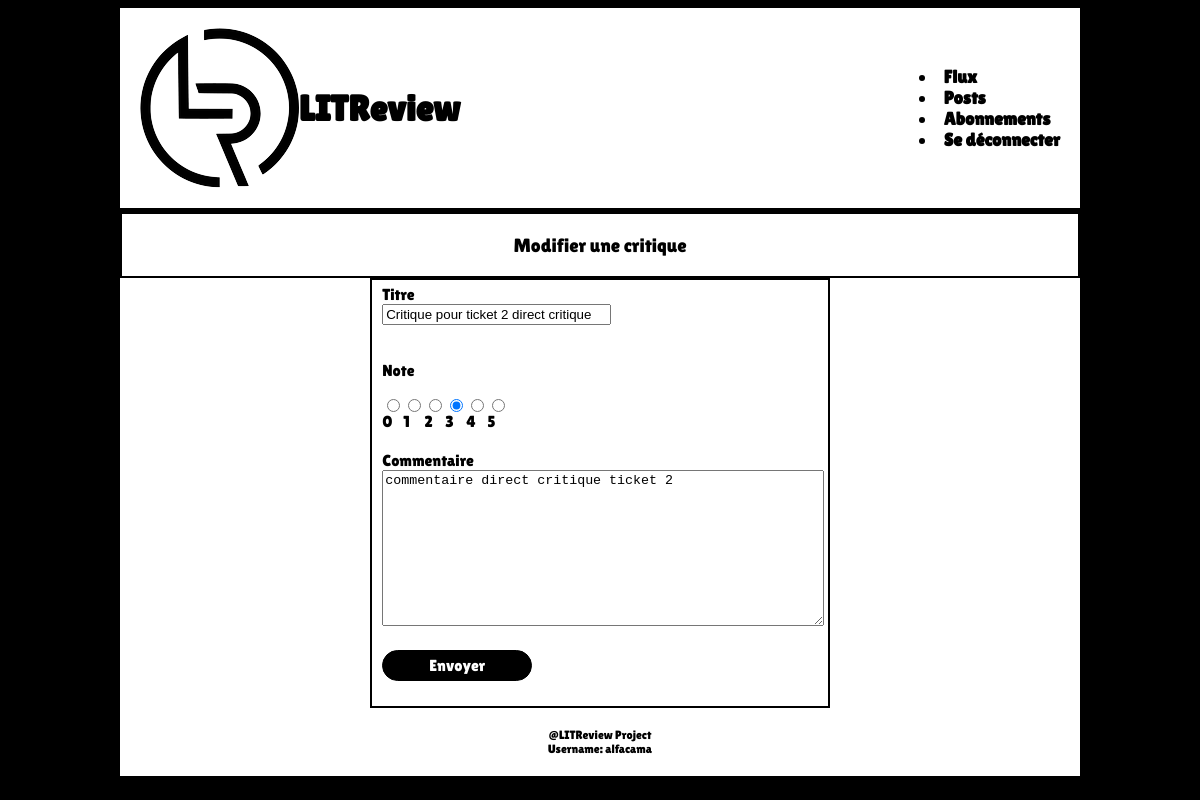
The page /ticket/33/edit (signed in) on the database its author committed.
### reviews/models.py (models this page shows, shortened)
class Review(models.Model):
    ticket = models.ForeignKey(to=Ticket, on_delete=models.CASCADE)
    rating = models.PositiveSmallIntegerField(
        validators=[MinValueValidator(0), MaxValueValidator(5)])
    headline = models.CharField(max_length=128)
    body = models.CharField(max_length=8192, blank=True)
    user = models.ForeignKey(
        to=settings.AUTH_USER_MODEL, on_delete=models.CASCADE)
    time_created = models.DateTimeField(auto_now_add=True)

### reviews/views.py (the view)
# urls.py: path('ticket/<int:ticket_id>/edit', reviews.views.edit_post, name='edit_post'),
def edit_post (request, ticket_id):
    try:
        obj = Ticket.objects.get(id=ticket_id)
        form = TicketForm
        html = "reviews/edit_ticket.html"
    except Ticket.DoesNotExist:
        obj = Review.objects.get(id=ticket_id)
        form = ReviewForm
        html = "reviews/edit_review.html"
    edit_form = form(instance=obj)
    if request.method == 'POST':
        edit_form = form(request.POST or None, request.FILES or None, instance=obj)
        if edit_form.is_valid():
            edit_form.save()
            return redirect("posts")
    context = {"edit_form": edit_form, "post": obj}
    return render(request, html, context=context)

### reviews/forms.py
class ReviewForm(forms.ModelForm):
    CHOICES = [(0, 0), (1, 1), (2, 2), (3, 3), (4, 4), (5, 5)]
    edit_review = forms.BooleanField(widget=forms.HiddenInput, initial=True)
    headline = forms.CharField(
        max_length=128,
        label='Titre',
        widget=forms.TextInput(attrs={'class': "xl-field"})
    )
    body = forms.CharField(
        max_length=2048,
        label='Commentaire',
        widget=forms.Textarea(attrs={'class': "xl-field"})
    )
    rating = forms.CharField(
        label='Note',
        widget=forms.RadioSelect(
            choices=CHOICES,
            attrs={'class': 'radio-block'}
            )
        )
    class Meta:
        model = models.Review
        fields = ['headline', 'rating', 'body']

### reviews/templates/reviews/edit_review.html (shortened to what this page needs)
{% extends 'base.html' %}
{% block content %}
    <div class="center-title">
        Modifier une critique
    </div>
    <div class="center-div">
        <form method="post" enctype="multipart/form-data">
            <div class="ticket-container">
                <div class="field-group">
                    <label for="title">Titre</label>
                    {{ edit_form.headline }}
                </div>
                <div>
                    <div>
                        <p>Note</p>
                    </div>
                    {{ edit_form.rating }}
                </div>
                <div class="field-group">
                    <label for="comment">Commentaire</label>
                    {{ edit_form.body }}
                </div>
                <div class="space-bottom">
                    <button class="action-button" type="submit">Envoyer</button>
                </div>
            </div>
        </form>
    </div>
{% endblock content %}

### reviews/templates/base.html (shortened to what this page needs)
{% load static %}
<!DOCTYPE html>
<html lang="fr">
<head>
    <link rel="stylesheet" href="{% static '/css/main.css' %}">
</head>
<body>
    <header class="navbar">
        <div class="navbar-left">
            <img src="{% static '/img/logo-sans-texte.png' %}" alt="logo">
            <h1 class="logo-title">LITReview</h1>
        </div>
        <div>
            <li><a href="{% url 'feed' %}" class="link">Flux</a></li>
            <li><a href="{% url 'posts' %}" class="link">Posts</a></li>
            <li><a href="{% url 'subscription' %}" class="link">Abonnements</a></li>
            {% if user.is_authenticated %}
                <li><a href="{% url 'logout' %}" class="link">Se déconnecter</a></li>
            {% endif %}
        </div>
    </header>
    <div class="base-content">
        {% block content %}{% endblock content %}
    </div>
    <footer>
        <div>
           @LITReview Project
        </div>
        Username: {{ user.username }}
    </footer>
</body>
</html>

### static/css/main.css (style rules this page uses)
body { background-color: black; max-width: 960px; margin-inline: auto; }
footer { background-color: white; border-bottom: solid 4px black; padding: 20px; font-family: 'lilita One', monospace; font-size: 1vw; display: flex; flex-direction: column; align-items: center; }
.navbar { background-color: white; border-bottom: solid 4px black; padding: 20px; font-family: 'lilita One', monospace; font-size: 1.5vw; display: flex; justify-content: space-between; align-items: center; }
.navbar-left { display: flex; align-items: center; margin-right: 10px; justify-content: space-between; }
.link { text-decoration: none; color: black; font-family: 'lilita One', monospace; font-weight: 900; }
.logo-title { font-family: 'lilita One', monospace; font-weight: 900; }
.center-title { background-color: white; border: solid 2px black; font-family: "lilita One", monospace; font-size: larger; display: flex; justify-content: center; align-items: center; padding: 20px; }
.space-bottom { margin-bottom: 20px; }
.action-button { background-color: black; text-decoration: none; text-align: center; width: 150px; color: white; font-size: 1em; border: solid 1px black; border-radius: 20px; font-family: "lilita One", monospace; padding: 5px 10px; }
.xl-field { width: 100%; }
.radio-block { display: flex; align-items: none; justify-content: space-around; flex-wrap: nowrap; list-style: none; }
.center-div { background-color: white; display: flex; flex-direction: column; justify-content: space-between; align-items: center; }
.ticket-container { background-color: white; border: solid 2px black; display: flex; flex-direction: column; justify-content: space-between; align-items: start; font-family: "lilita One", monospace; gap: 20px; padding: 5px 10px; }

### rows shown on the page
Review: headline "Critique pour ticket 2 direct critique", rating "☐ 0 ☐ 1 ☐ 2 ☑ 3 ☐ 4 ☐ 5", body "commentaire direct critique ticket 2"

### other values the page prints
{{ user.username }} "alfacama"
